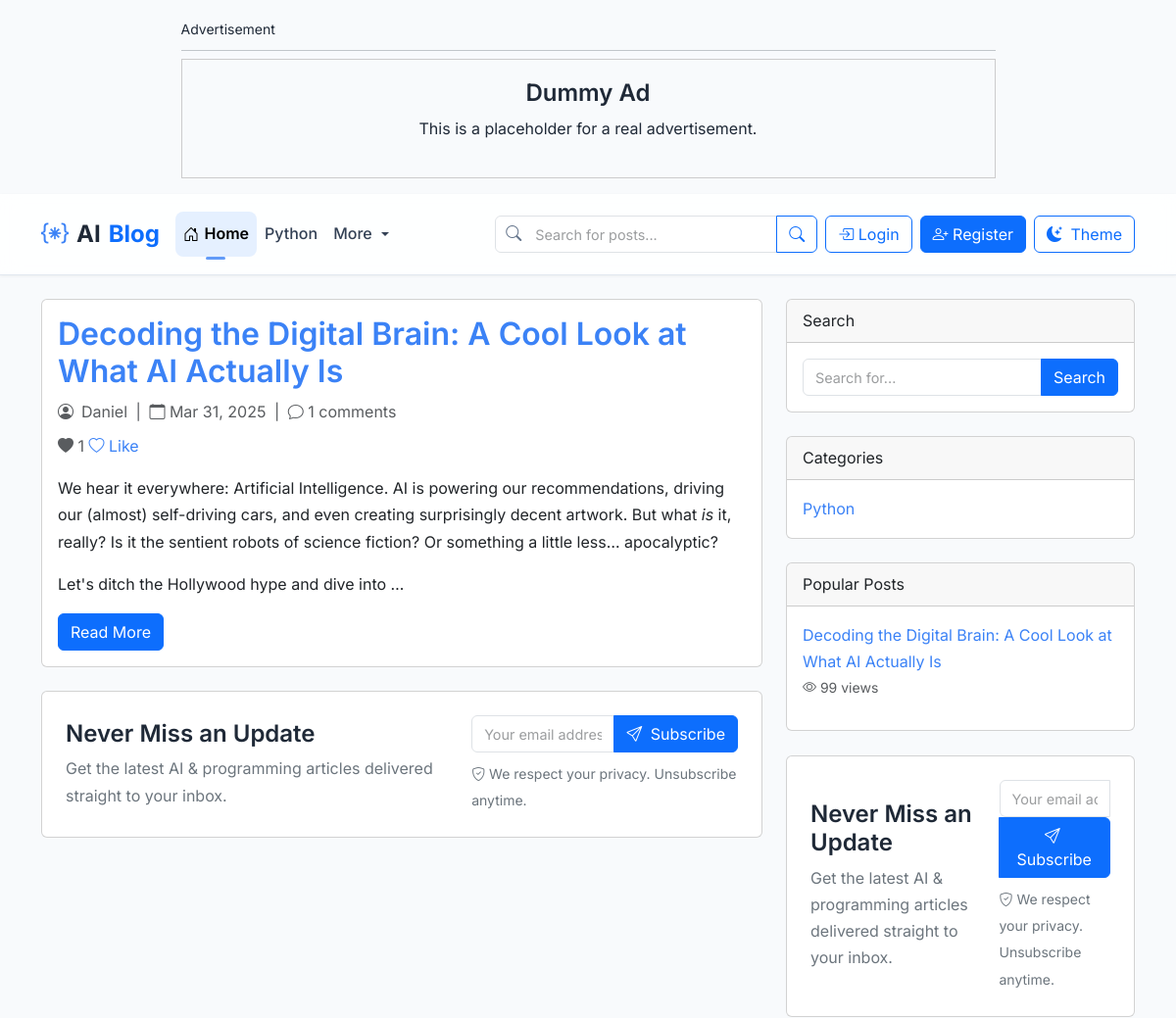
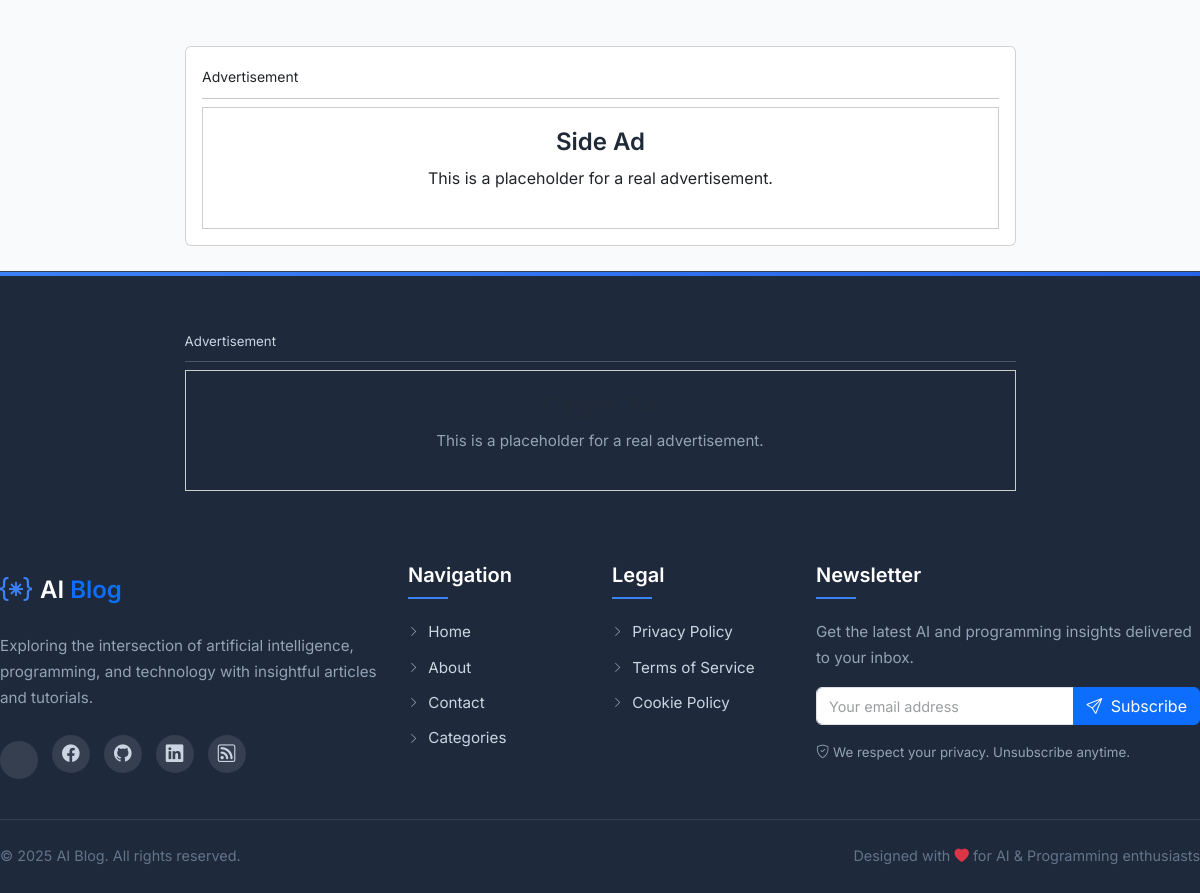
Before: / with the older database file (2 pictures, top to bottom).
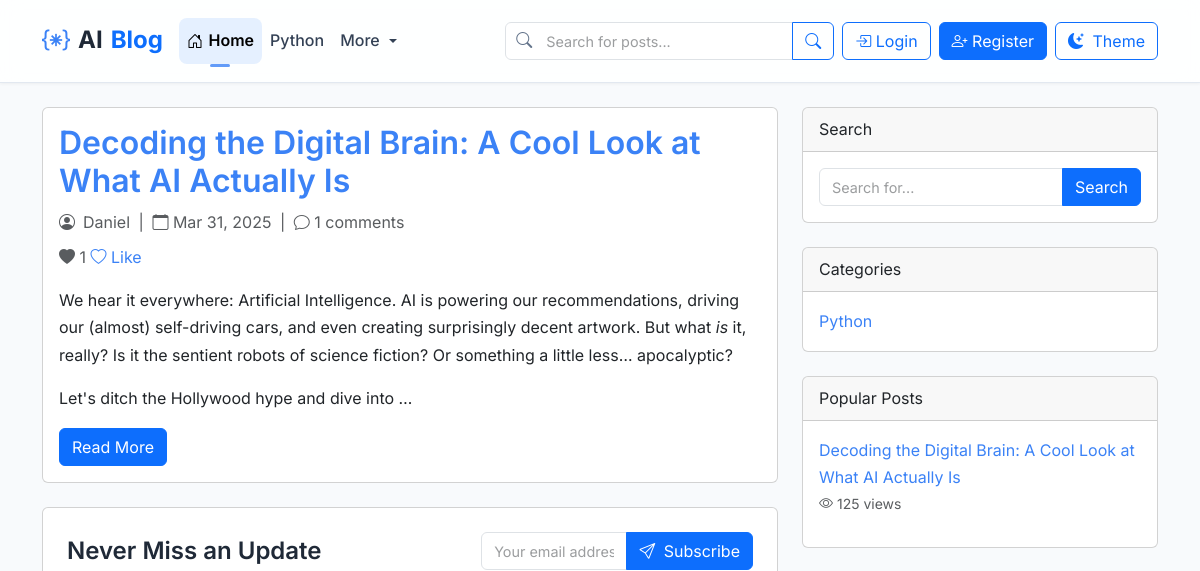
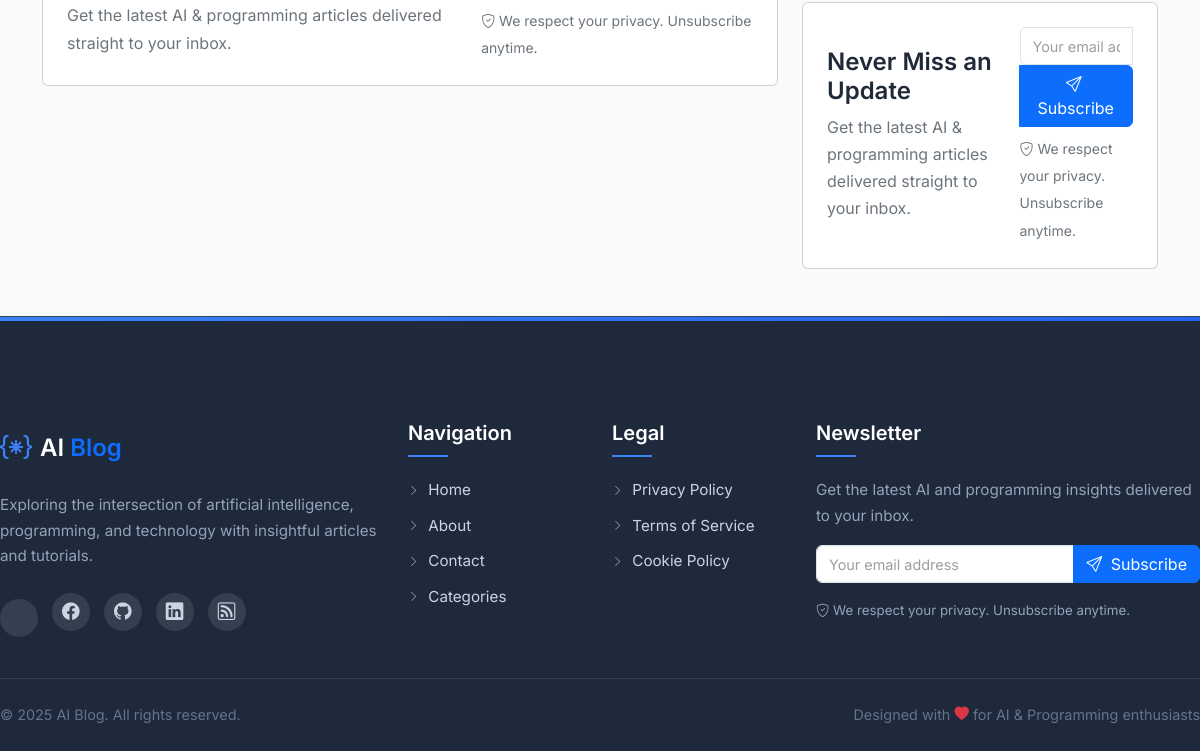
After: the same page with the newer database file (2 pictures, top to bottom).
### blog/models.py (models this page shows, shortened)
class AdSpace(models.Model):
    LOCATION_CHOICES = [
        ('header', 'Header'),
        ('sidebar', 'Sidebar'),
        ('between_posts', 'Between Posts'),
        ('footer', 'Footer')
    ]
    name = models.CharField(max_length=100)
    location = models.CharField(max_length=20, choices=LOCATION_CHOICES)
    ad_code = models.TextField()
    is_active = models.BooleanField(default=True)

class Category(models.Model):
    name = models.CharField(max_length=100, unique=True, verbose_name='Category Name')
    slug = models.SlugField(unique=True)
    description = models.TextField(blank=True)
    class Meta:
        verbose_name_plural = 'Categories'

class Post(models.Model):
    VISIBILITY_CHOICES = [
        ('public', 'Public'),
        ('private', 'Private'),
        ('draft', 'Draft')
    ]
    STATUS_CHOICES = (
        ('draft', 'Draft'),
        ('published', 'Published'),
        ('archived', 'Archived'),  # Added archived status
    )
    title = models.CharField(max_length=200, verbose_name='Post Title')
    slug = models.SlugField(unique=True)
    author = models.ForeignKey(User, on_delete=models.CASCADE, related_name='posts')
    content = RichTextUploadingField()
    meta_description = models.TextField(
        max_length=160,
        blank=True,
        help_text="Short description for SEO (max 160 characters)"
    )
    seo_keywords = models.CharField(
        max_length=255,
        blank=True,
        help_text="Comma-separated SEO keywords"
    )
    is_featured = models.BooleanField(default=False, help_text="Feature this post on the homepage")
    is_pinned = models.BooleanField(default=False, help_text="Pin this post to the top of lists")
    created_at = models.DateTimeField(auto_now_add=True)
    updated_at = models.DateTimeField(auto_now=True)
    view_count = models.PositiveIntegerField(default=0)
    like_count = models.PositiveIntegerField(default=0)
    bookmark_count = models.PositiveIntegerField(default=0)
    estimated_reading_time = models.PositiveIntegerField(default=0, editable=False,
                                                        help_text="Estimated reading time in minutes")
    is_deleted = models.BooleanField(default=False)
    deleted_at = models.DateTimeField(null=True, blank=True)
    categories = models.ManyToManyField('Category', related_name='posts')
    series = models.ForeignKey(Series, on_delete=models.SET_NULL, null=True, blank=True, related_name='posts')
    tags = models.ManyToManyField('Tag', blank=True, related_name='posts')
    featured_image = models.ImageField(
        upload_to='posts/',
        blank=True,
        null=True,
        verbose_name='Featured Image'
    )
    show_table_of_contents = models.BooleanField(default=True)
    visibility = models.CharField(
        max_length=10,
        choices=VISIBILITY_CHOICES,
        default='public'
    )
    status = models.CharField(max_length=10, choices=STATUS_CHOICES, default='draft')
    published_date = models.DateTimeField(blank=True, null=True)
    class Meta:
        ordering = ['-is_pinned', '-published_date', '-created_at']
        indexes = [
            models.Index(fields=['slug']),
            models.Index(fields=['status', 'visibility']),
            models.Index(fields=['published_date']),
            models.Index(fields=['-is_pinned', '-published_date']),
        ]

### blog/views.py (the view, shortened to what this page needs)
# urls.py: path('', views.PostListView.as_view(), name='home'),
class PostListView(ListView):
    model = Post
    template_name = 'blog/post_list.html'
    context_object_name = 'posts'
    paginate_by = 10
    def get_queryset(self):
        return Post.objects.filter(visibility='public', status='published').annotate(
            comment_count=Count('comments')
        ).select_related('author').prefetch_related('categories', 'tags').order_by('-created_at')
    def _add_categories_tags_top_posts(self, context):
        context['categories'] = Category.objects.all()
        context['tags'] = Tag.objects.all()
        context['top_posts'] = Post.objects.filter(
            visibility='public', status='published'
        ).select_related('author').order_by('-view_count')[:5]
    def get_context_data(self, **kwargs):
        context = super().get_context_data(**kwargs)
        self._add_categories_tags_top_posts(context)
        if self.request.user.is_authenticated:
            liked_posts = set(PostLike.objects.filter(
                user=self.request.user,
                post__in=context['posts']
            ).values_list('post_id', flat=True))
            for post in context['posts']:
                post.is_liked = post.id in liked_posts
        else:
            for post in context['posts']:
                post.is_liked = False
        return context

### blog/forms.py (shortened to what this page needs)
class NewsletterForm(forms.ModelForm):
    class Meta:
        model = Newsletter
        fields = ['email']
        widgets = {
            'email': forms.EmailInput(attrs={
                'placeholder': 'Enter your email',
                'class': 'form-control'
            })
        }

### blog/context_processors.py (called while the page is built)
def global_context(request):
    return {
        'header_ads': AdSpace.objects.filter(is_active=True, location='header'),
        'sidebar_ads': AdSpace.objects.filter(is_active=True, location='sidebar'),
        'between_posts_ads': AdSpace.objects.filter(is_active=True, location='between_posts'),
        'footer_ads': AdSpace.objects.filter(is_active=True, location='footer'),
        'newsletter_form': NewsletterForm(),
    }

def notifications(request):
    if request.user.is_authenticated:
        unread_notifications = Notification.objects.filter(
            user=request.user, is_read=False
        ).order_by('-created_at')
    else:
        unread_notifications = []
    return {'notifications': unread_notifications}

### blog/templates/blog/post_list.html (shortened to what this page needs)
{% extends 'blog/base.html' %}
{% block content %}
<div class="row">
  <div class="col-lg-8">
    {% if page_obj.number == 1 and posts.0 %}
      <div class="card mb-4 featured-post">
        <div class="card-body">
          <h2 class="card-title">
            <a href="{% url 'blog:post_detail' slug=posts.0.slug %}" class="text-decoration-none">
              {{ posts.0.title }}
            </a>
          </h2>
          <div class="mb-2 text-muted">
             <div class="d-inline-flex align-items-center">
              {% if posts.0.author.blog_profile and posts.0.author.blog_profile.avatar %}
                <img src="{{ posts.0.author.blog_profile.avatar.url }}" alt="{{ posts.0.author.username }}" class="rounded-circle me-2" style="width: 24px; height: 24px;">
              {% else %}
                <i class="bi bi-person-circle me-2"></i>
              {% endif %}
              {{ posts.0.author.username }}
            </div>
            <span class="mx-1">|</span>
            <i class="bi bi-calendar"></i> {{ posts.0.created_at|date:"M d, Y" }}
            <span class="mx-1">|</span>
            <i class="bi bi-chat"></i> {{ posts.0.comment_count }} comments
          </div>
          <div class="mb-2 text-muted">
            <i class="bi bi-heart-fill"></i> {{ posts.0.like_count }}
            <a href="{% url 'blog:post_like' slug=posts.0.slug %}" class="text-decoration-none">
              {% if posts.0.is_liked %}
                <i class="bi bi-heart-fill"></i> <span>Unlike</span>
              {% else %}
                <i class="bi bi-heart"></i> <span>Like</span>
              {% endif %}
            </a>
          </div>
          <p class="card-text">{{ posts.0.content|safe|truncatewords_html:50 }}</p>
          <a href="{% url 'blog:post_detail' slug=posts.0.slug %}" class="btn btn-primary">Read More</a>
        </div>
      </div>
      {% include "blog/components/newsletter_signup.html" %}
    {% endif %}
  </div>
  <div class="col-lg-4">
    <div class="card mb-4">
      <div class="card-header">Search</div>
      <div class="card-body">
        <form action="{% url 'blog:search_results' %}" method="get">
          <div class="input-group">
            <input class="form-control" type="text" name="q" placeholder="Search for..." aria-label="Search for...">
            <button class="btn btn-primary" type="submit">Search</button>
          </div>
        </form>
      </div>
    </div>
    <div class="card mb-4">
      <div class="card-header">Categories</div>
      <div class="card-body">
        <div class="row">
          <div class="col">
            <ul class="list-unstyled mb-0">
              {% for category in categories %}
                <li>
                  <a href="{% url 'blog:category_detail' slug=category.slug %}" class="text-decoration-none">
                    {{ category.name }}
                  </a>
                </li>
              {% endfor %}
            </ul>
          </div>
        </div>
      </div>
    </div>
    <div class="card mb-4">
      <div class="card-header">Popular Posts</div>
      <div class="card-body">
        <ul class="list-unstyled">
          {% for post in top_posts %}
            <li class="mb-2 {% if not forloop.last %}border-bottom pb-2{% endif %}">
              <a href="{% url 'blog:post_detail' slug=post.slug %}" class="text-decoration-none">
                {{ post.title }}
              </a>
              <div class="small text-muted">
                <i class="bi bi-eye"></i> {{ post.view_count }} views
              </div>
            </li>
          {% endfor %}
        </ul>
      </div>
    </div>
    {% include "blog/components/newsletter_signup.html" %}
  </div>
</div>
{% endblock %}

### blog/templates/blog/base.html (shortened to what the changed rows need)
{% load static %}
<!DOCTYPE html>
<html lang="en">
<head>
    <link href="https://cdn.jsdelivr.net/npm/bootstrap@5.3.0/dist/css/bootstrap.min.css" rel="stylesheet">
    <link href="https://cdn.jsdelivr.net/npm/bootstrap-icons@1.10.0/font/bootstrap-icons.css" rel="stylesheet">
    <link href="https://cdnjs.cloudflare.com/ajax/libs/prism/1.29.0/themes/prism-tomorrow.min.css" rel="stylesheet">
    <link rel="stylesheet" href="{% static 'blog/css/main.css' %}">
    <link rel="stylesheet" href="{% static 'blog/css/post_detail.css' %}">
    <link rel="stylesheet" href="{% static 'blog/css/base_custom.css' %}">
    {% block extra_head %}{% endblock %} </head>
<body>
    <header>
        {% if header_ads %}
        <div class="container">
            <div class="row justify-content-center">
                <div class="col-lg-9">
                    {% for ad in header_ads %}
                    <div class="advertisement header-ad my-3">
                        <small>Advertisement</small>
                        <hr class="my-2">
                        {{ ad.ad_code|safe }}
                    </div>
                    {% endfor %}
                </div>
            </div>
        </div>
        {% endif %}
        <nav class="navbar navbar-expand-lg navbar-light sticky-top" aria-label="Main navigation">
            <div class="container">
                <div class="collapse navbar-collapse" id="navbarNav">
                    <ul class="navbar-nav me-auto mb-2 mb-lg-0">
                        {% with categories|slice:":4" as nav_categories %}
                            {% for category in nav_categories %}
                                <li class="nav-item">
                                    <a class="nav-link {% if category.slug == current_category_slug %}active{% endif %}" href="{% url 'blog:category_detail' slug=category.slug %}" aria-label="Category: {{ category.name }}">
                                         {{ category.name }}
                                    </a>
                                </li>
                            {% endfor %}
                        {% endwith %}
                    </ul>
                </div>
            </div>
        </nav>
    </header>
    <main class="container py-4 fade-in" id="main-content">
        {% block content %}{% endblock %}
    </main> {% if sidebar_ads %}
    <aside class="container d-none d-lg-block">
        <div class="row justify-content-center">
            <div class="col-lg-9">
                {% for ad in sidebar_ads %}
                <div class="card mb-4">
                    <div class="card-body advertisement">
                        <small>Advertisement</small>
                        <hr class="my-2">
                        {{ ad.ad_code|safe }}
                    </div>
                </div>
                {% endfor %}
            </div>
        </div>
    </aside>
    {% endif %}
    <footer class="footer mt-auto">
        {% if footer_ads %}
        <div class="container">
            <div class="row justify-content-center">
                <div class="col-lg-9">
                    {% for ad in footer_ads %}
                    <div class="advertisement footer-ad mb-4">
                        <small>Advertisement</small>
                        <hr class="my-2">
                        {{ ad.ad_code|safe }}
                    </div>
                    {% endfor %}
                </div>
            </div>
        </div>
        {% endif %}
             </div> </footer>
</body>
</html>

Changed rows visible on the page:
no longer on this page (row edited): AdSpace: ad_code "Dummy Ad This is a placeholder for a real advertisement."
no longer on this page (row edited): AdSpace: ad_code "Side Ad This is a placeholder for a real advertisement."
no longer on this page (row edited): AdSpace: ad_code "This is a placeholder for a real advertisement."
changed Post "Decoding the Digital Brain: A Cool Look at What AI Actually Is": view_count "99" → "125"
